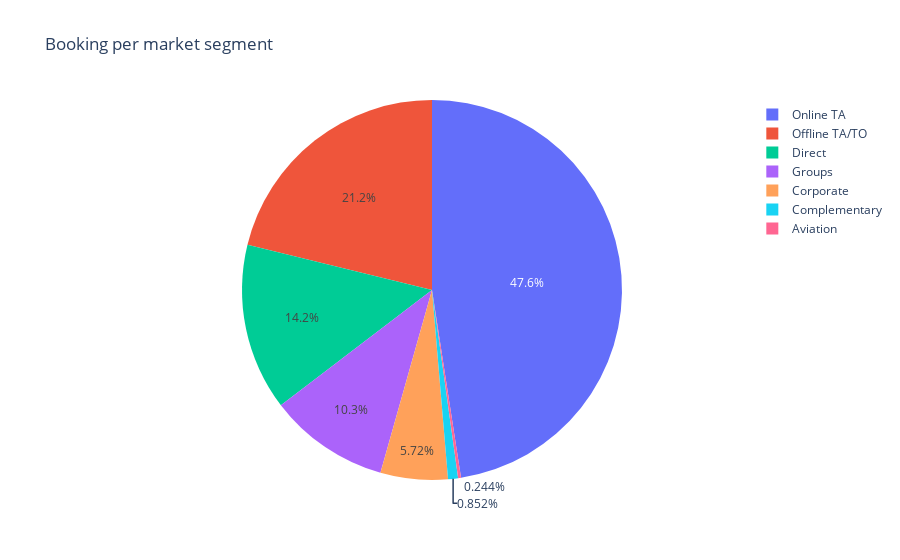

The notebook cell saved with this chart:
### Code cell
px.pie(cleaned_data,values=cleaned_data['market_segment'].value_counts(),names=cleaned_data['market_segment'].value_counts().index,title='Booking per market segment')

### Figure 1 — Plotly figure (JSON) as saved in the notebook; plotly's stock layout.template omitted (floating-point values rounded to 4 significant figures)
{"data": [{"domain": {"x": [0, 1], "y": [0, 1]}, "hovertemplate": "label=%{label}<br>value=%{value}<extra></extra>", "labels": ["Online TA", "Offline TA/TO", "Direct", "Groups", "Corporate", "Complementary", "Aviation"], "legendgroup": "", "name": "", "showlegend": true, "type": "pie", "values": [35673, 15880, 10648, 7697, 4291, 639, 183]}], "layout": {"legend": {"tracegroupgap": 0}, "title": {"text": "Booking per market segment"}}}
